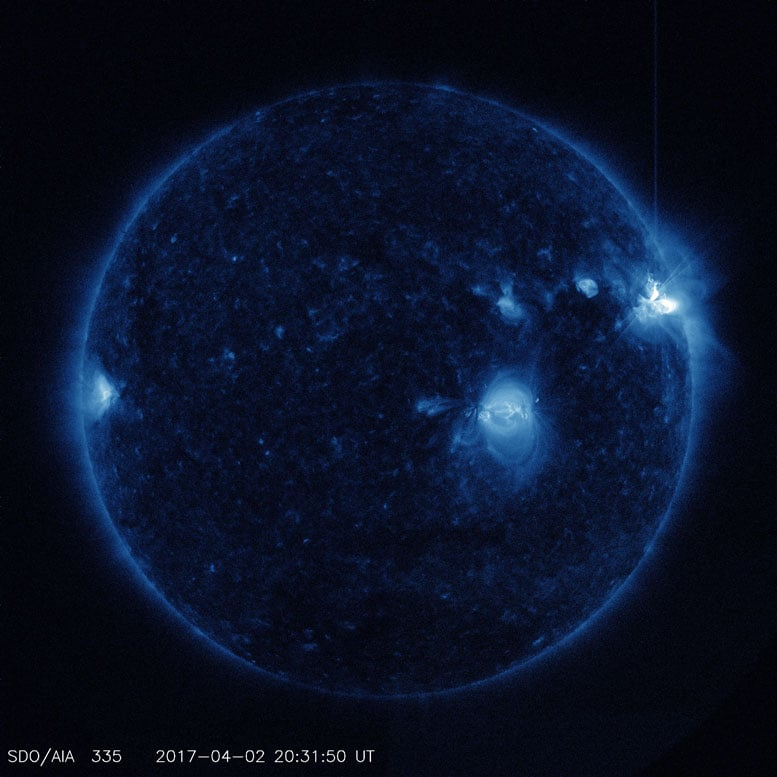
#> input picture img/SDO-solarflare.jpg, 777 x 777 px, found by its file name
$ python Centroide.py
#> lines starting #> are read from the running program, lines starting #| are printed output that depends on the picture; after the words box and inside, x2 and y2 are one past the last pixel; in counts of white or black regions, pixels touching at a corner belong together
# -*- coding: utf-8 -*-
"""
Created on Mon Oct 13 00:38:58 2025

@author: addi_
"""

import cv2
import numpy as np

# --- ¡MODIFICA ESTAS LÍNEAS! ---
# Coloca la ruta COMPLETA y CORRECTA de tu imagen aquí.
ruta_de_tu_imagen = r"C:/Users/addi_/Downloads/HackICN/Solarflare/SDO-solarflare.jpg"
# Define el área mínima en píxeles para considerar una detección.
area_minima = 500

try:
    # 1. Cargar la imagen
    img = cv2.imread(ruta_de_tu_imagen)
#> img is the input picture: shape (777, 777, 3); mean B, G, R 40, 18.4, 9.1
    if img is None:
        print(f" ERROR: No se pudo cargar la imagen. Verifica la ruta:\n{ruta_de_tu_imagen}")
    else:
        print(" ¡Imagen cargada con éxito!")
        output_img = img.copy()

        # 2. Preprocesamiento
        gray = cv2.cvtColor(img, cv2.COLOR_BGR2GRAY)
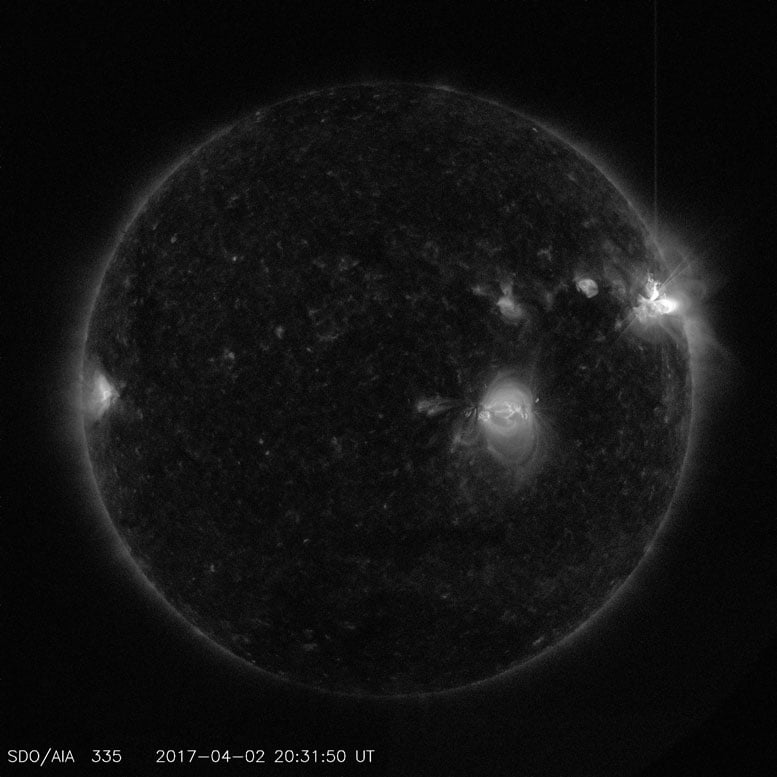
#> gray: shape (777, 777); min 0, max 255, mean 18.1
        gray = cv2.GaussianBlur(gray, (21, 21), 0)

        # 3. Umbralización
        ret, mascara = cv2.threshold(gray, 160, 255, cv2.THRESH_BINARY)
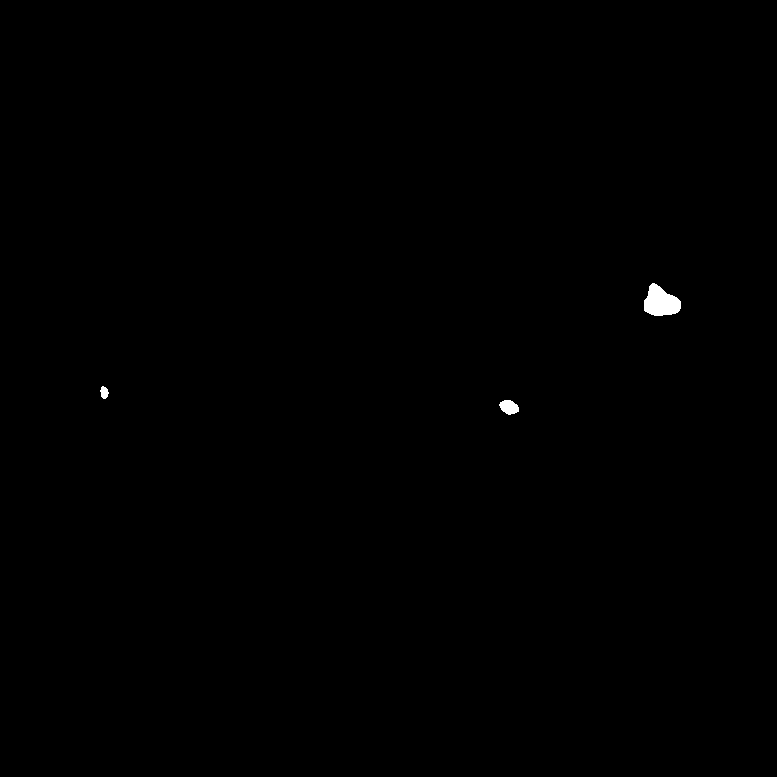
#> mascara: shape (777, 777); 0.19% white; 3 white regions

        # 4. Encontrar los contornos en la máscara
        contornos, jerarquia = cv2.findContours(mascara, cv2.RETR_EXTERNAL, cv2.CHAIN_APPROX_SIMPLE)
#> contornos = 3 contours; box (x1, y1, x2, y2) and area: (644, 283, 681, 316) 782, (499, 400, 519, 415) 190, (100, 386, 109, 399) 66; jerarquia = [[1, -1, -1, -1], [2, 0, -1, -1], [-1, 1, -1, -1]]

        # 5. Bucle para analizar cada contorno
        for i, c in enumerate(contornos):
            area = cv2.contourArea(c)

            if area > area_minima:
                # --- ¡NUEVO! --- Calcular el centroide
                # Primero, calculamos los momentos del contorno
                M = cv2.moments(c)

                # Evitamos división por cero y calculamos las coordenadas (x, y) del centro
                if M["m00"] != 0:
                    cX = int(M["m10"] / M["m00"])
                    cY = int(M["m01"] / M["m00"])
                else:
                    # Si el área es cero, usamos un valor por defecto
                    cX, cY = 0, 0

                # Dibujar el contorno y el centroide en la imagen de salida
                cv2.drawContours(output_img, [c], -1, (0, 255, 0), 2) # Contorno verde
                cv2.circle(output_img, (cX, cY), 2, (0, 0, 255), -1) # Círculo Rojo en el centro. (B,G,R)
                cv2.putText(output_img, f"({cX}, {cY})", (cX - 40, cY - 20),
                            cv2.FONT_HERSHEY_SIMPLEX, 0.7, (0, 255, 255), 2) #Letras de origen en color amarillo.

                print(f"Detección {i+1}: Área={int(area)} píxeles, Centroide=({cX}, {cY})")
#> this loop made 3 passes
#> (area, cX, cY) on pass 3: (782.5, 660, 301)
#> area on passes 1 to 2: 189.5, 66
#| Detección 3: Área=782 píxeles, Centroide=(660, 301)
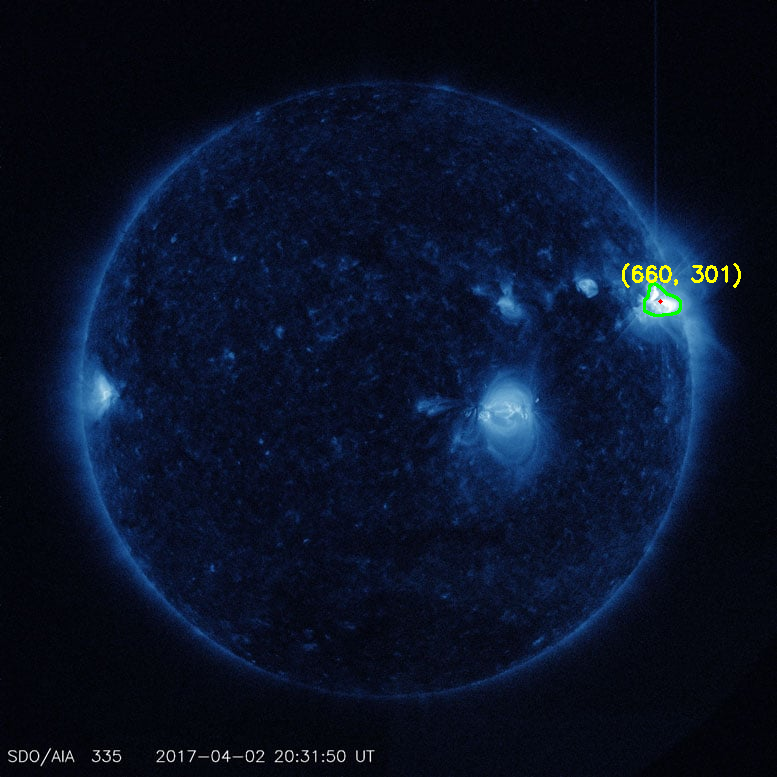
#> output_img: shape (777, 777, 3); 0.21% of pixels changed, all inside (x1, y1, x2, y2) = (622, 263, 741, 317)

        # 6. Mostrar los resultados
        cv2.imshow("Imagen Original", img)
        cv2.imshow("Detecciones con Centroide", output_img)
        cv2.waitKey(0)
        cv2.destroyAllWindows()

except Exception as e:
    print(f"Ocurrió un error inesperado: {e}")
